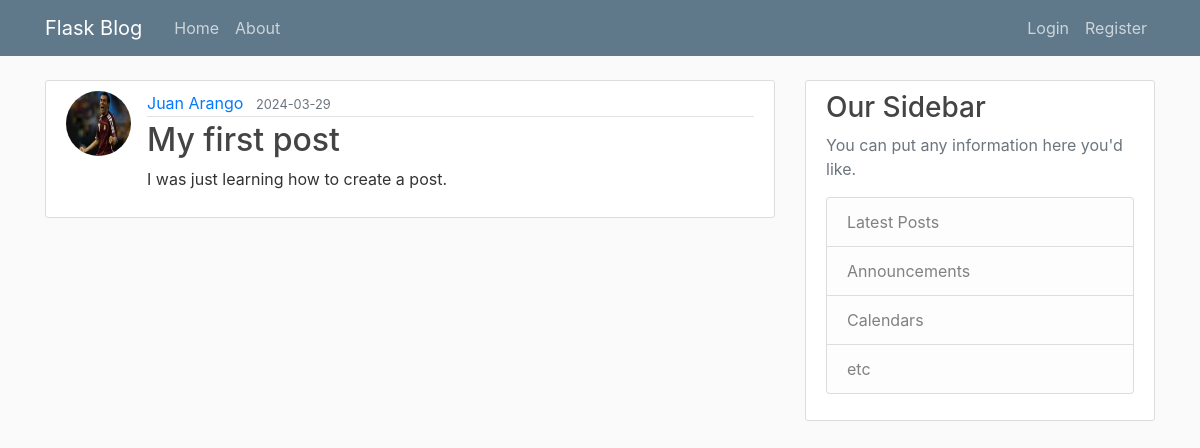
/post/1, run on the app's committed database.
### flaskblog/models/__init__.py (models this page shows, shortened)
class User(db.Model, UserMixin):
  id = db.Column(db.Integer, primary_key=True)
  username = db.Column(db.String(20), unique=True, nullable=False)
  email = db.Column(db.String(120), unique=True, nullable=False)
  image_file = db.Column(db.String(20), nullable=False, default="default.jpg")
  password = db.Column(db.String(60), nullable=False)
  post = db.relationship("Post", backref="author", lazy=True)

class Post(db.Model):
  id = db.Column(db.Integer, primary_key=True)
  title = db.Column(db.String(100), nullable=False)
  date_posted = db.Column(db.DateTime, nullable=False, default=datetime.utcnow)
  content = db.Column(db.Text, nullable=False)
  user_id = db.Column(db.Integer, db.ForeignKey("user.id"), nullable=False)

### flaskblog/routes/__init__.py (the view)
@app.route("/post/<int:id>")
def post(id):
  post = Post.query.get_or_404(id)
  return render_template('post.html',post=post)

### flaskblog/templates/post.html (shortened to what this page needs)
{% extends "layout.html" %}
{% block content %}
    <article class="media content-section">
      <img class="rounded-circle article-img" src="{{ url_for('static', filename='imgs/profile_pics/') + post.author.image_file}}" alt="">
      <div class="media-body">
        <div class="article-metadata">
          <a class="mr-2" href="#">{{ post.author.username }}</a>
          <small class="text-muted">{{ post.date_posted.strftime('%Y-%m-%d') }}</small>
        </div>
        <h2><a class="article-title" href="{{ url_for('post', id=post.id) }}">{{ post.title }}</a></h2>
        <p class="article-content">{{ post.content }}</p>
      </div>
    </article>
{% endblock %}

### flaskblog/static/css/main.css (style rules this page uses)
body { background: #fafafa; color: #333333; margin-top: 5rem; }
h1, h2, h3, h4, h5, h6 { color: #444444; }
.content-section { background: #ffffff; padding: 10px 20px; border: 1px solid #dddddd; border-radius: 3px; margin-bottom: 20px; }
.article-title { color: #444444; }
.article-content { white-space: pre-line; }
.article-img { height: 65px; width: 65px; margin-right: 16px; }
.article-metadata { padding-bottom: 1px; margin-bottom: 4px; border-bottom: 1px solid #e3e3e3 }

### data on the page
User: image_file (picture), author.username "Juan Arango"
Post: date_posted "2024-03-29", title "My first post", content "I was just learning how to create a post."
